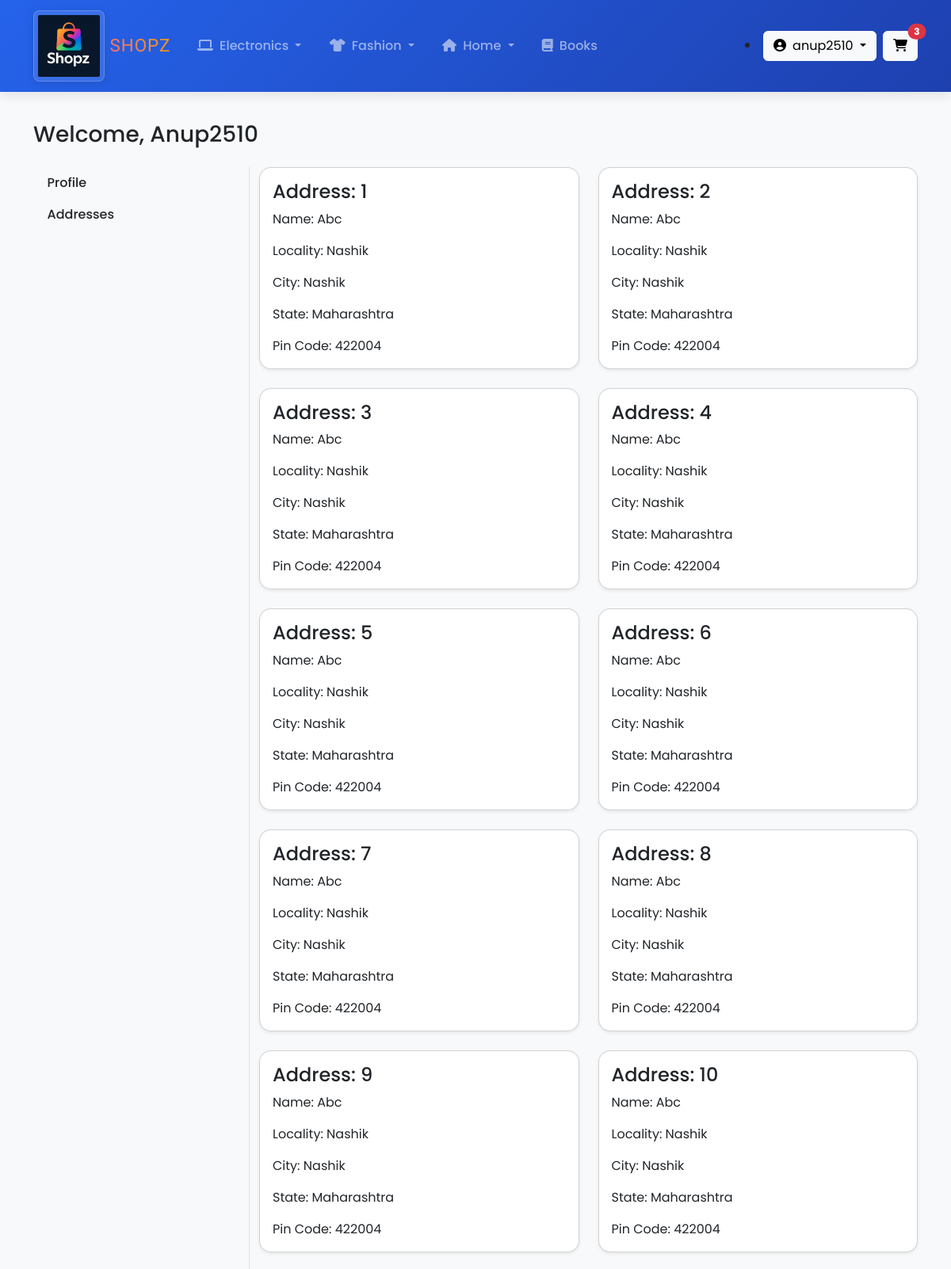
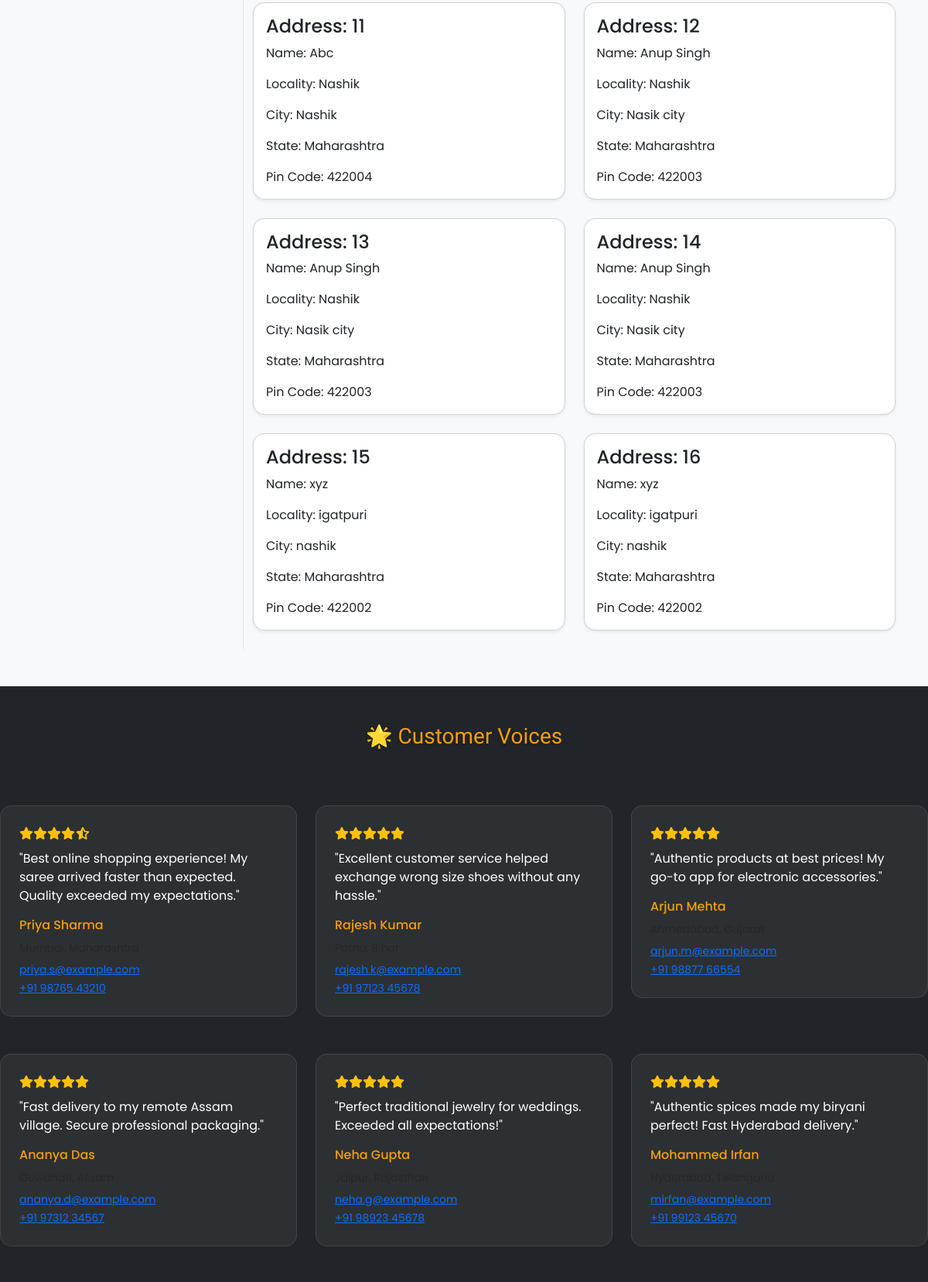
The app's page /address/ (signed in, upper part) with its own data (2 pictures, top to bottom).
### app/models.py (models this page shows, shortened)
class Customer(models.Model):
 user = models.ForeignKey(User, on_delete=models.CASCADE)
 name = models.CharField(max_length=200)
 locality = models.CharField(max_length=200)
 city = models.CharField(max_length=50)
 zipcode = models.IntegerField()
 state = models.CharField(choices=STATE_CHOICES, max_length=50)

### app/views.py (the view)
# urls.py: path('address/', views.address, name='address'),
@login_required
def address(request):
    totalitem = 0
    if request.user.is_authenticated:
        totalitem = len(Cart.objects.filter(user=request.user))
    add = Customer.objects.filter(user=request.user)
    return render(request, 'app/address.html', {'add':add, 'active':'btn-primary', 'totalitem':totalitem})

### app/templates/app/address.html (shortened to what this page needs)
{% extends 'app/base.html' %}
{% load static %}
{% block main-content %}
<div class="container my-5">
    <div class="row">
        <div class="col-12">
            <h3 class="mb-4">
                Welcome,
                <span class="text-capitalize">
                    {% if request.user.is_authenticated %}
                        {{ request.user.username }}
                    {% else %}
                        Guest
                    {% endif %}
                </span>
            </h3>
        </div>
        <div class="col-md-3 border-end">
            <ul class="list-unstyled">
                <li class="nav-item">
                    <a href="{% url 'profile' %}" class="nav-link">
                        Profile
                    </a>
                </li>
                <li class="nav-item">
                    <a href="{% url 'address' %}" class="nav-link {{ active }}">
                        Addresses
                    </a>
                </li>
            </ul>
        </div>
        <div class="col-md-9">
            <div class="row">
                {% if add %}
                    {% for ad in add %}
                        <div class="col-sm-6 mb-4">
                            <div class="card shadow-sm">
                                <div class="card-body">
                                    <h4 class="card-title">Address: {{ forloop.counter }}</h4>
                                    <p class="card-text">
                                        <span class="font-weight-bold">Name:</span>
                                        {{ ad.name }}
                                    </p>
                                    <p class="card-text">
                                        <span class="font-weight-bold">Locality:</span>
                                        {{ ad.locality }}
                                    </p>
                                    <p class="card-text">
                                        <span class="font-weight-bold">City:</span>
                                        {{ ad.city }}
                                    </p>
                                    <p class="card-text">
                                        <span class="font-weight-bold">State:</span>
                                        {{ ad.state }}
                                    </p>
                                    <p class="card-text">
                                        <span class="font-weight-bold">Pin Code:</span>
                                        {{ ad.zipcode }}
                                    </p>
                                </div>
                            </div>
                        </div>
                    {% endfor %}
                {% else %}
                    <div class="col-12">
                        <div class="alert alert-info" role="alert">
                            No addresses found.
                        </div>
                    </div>
                {% endif %}
            </div>
        </div>
    </div>
</div>
{% endblock main-content %}

### app/templates/app/base.html (shortened to what this page needs)
<!doctype html>
{% load static %}
<html lang="en">
<head>
    <link href="https://cdn.jsdelivr.net/npm/bootstrap@5.3.0/dist/css/bootstrap.min.css" rel="stylesheet">
    <link rel="stylesheet" href="https://cdnjs.cloudflare.com/ajax/libs/font-awesome/6.4.0/css/all.min.css">
    <link rel="stylesheet" href="https://cdnjs.cloudflare.com/ajax/libs/animate.css/4.1.1/animate.min.css">
    <link rel="stylesheet" href="{% static 'app/css/owl.carousel.min.css' %}">
    <link rel="stylesheet" href="{% static 'app/css/style.css' %}">
</head>
<body>
    <div class="promo-banner text-center">
    </div>
    <nav class="navbar navbar-expand-lg navbar-dark fixed-top">
        <div class="container">
            <a class="navbar-brand d-flex align-items-center" href="/">
                <img src="{% static 'app/images/logo1.png' %}" alt="Shopz Logo" class="brand-logo">
                <span class="brand-name d-none d-lg-block">SHOPZ</span>
            </a>
            <div class="collapse navbar-collapse" id="navbarSupportedContent">
                <ul class="navbar-nav me-auto mb-2 mb-lg-0">
                    <li class="nav-item dropdown">
                        <a class="nav-link dropdown-toggle" href="#" role="button" data-bs-toggle="dropdown">
                            <i class="fas fa-laptop me-1"></i> Electronics
                        </a>
                    </li>
                    <li class="nav-item dropdown">
                        <a class="nav-link dropdown-toggle" href="#" role="button" data-bs-toggle="dropdown">
                            <i class="fas fa-tshirt me-1"></i> Fashion
                        </a>
                    </li>
                    <li class="nav-item dropdown">
                        <a class="nav-link dropdown-toggle" href="#" role="button" data-bs-toggle="dropdown">
                            <i class="fas fa-home me-1"></i> Home
                        </a>
                    </li>
                    <li class="nav-item">
                        <a class="nav-link" href="#">
                            <i class="fas fa-book me-1"></i> Books
                        </a>
                    </li>
                </ul>
<div class="d-flex gap-2 ms-auto">
    {% if user.is_authenticated %}
    <li class="nav-item dropdown">
        <a class="btn btn-light dropdown-toggle" href="#" role="button"
           id="userDropdown" data-bs-toggle="dropdown" aria-expanded="false">
            <i class="fas fa-user-circle me-2"></i>{{ user.username|truncatechars:12 }}
        </a>
    </li>
    <a href="{% url 'showcart' %}" class="btn btn-light position-relative">
        <i class="fas fa-shopping-cart"></i>
        <span class="position-absolute top-0 start-100 translate-middle badge rounded-pill bg-danger">
            {{ totalitem }}
        </span>
    </a>
    {% endif %}
</div>
            </div>
        </div>
    </nav>
    <main class="mt-5 pt-4">
        {% block main-content %}{% endblock %}
    </main>
<footer class="bg-dark text-white py-5 mt-5">
<div class="row g-4 animate-on-scroll" id="reviews">
  <h3 class="footer-heading text-center mb-5">🌟 Customer Voices</h3>
  <div class="col-md-4">
      <div class="review-card p-4 mb-4 hover-float">
          <div class="review-rating text-warning mb-2">
              <i class="fas fa-star"></i><i class="fas fa-star"></i><i class="fas fa-star"></i><i class="fas fa-star"></i><i class="fas fa-star-half-alt"></i>
          </div>
          <p class="footer-text">"Best online shopping experience! My saree arrived faster than expected. Quality exceeded my expectations."</p>
          <div class="review-author mt-3">
              <h6 class="text-accent">Priya Sharma</h6>
              <small class="text-muted">Mumbai, Maharashtra</small>
              <div class="contact-small mt-1">
                  <a href="mailto:priya.s@example.com" class="footer-link small">priya.s@example.com</a><br>
                  <a href="tel:+919876543210" class="footer-link small">+91 98765 43210</a>
              </div>
          </div>
      </div>
  </div>
  <div class="col-md-4">
      <div class="review-card p-4 mb-4 hover-float">
          <div class="review-rating text-warning mb-2">
              <i class="fas fa-star"></i><i class="fas fa-star"></i><i class="fas fa-star"></i><i class="fas fa-star"></i><i class="fas fa-star"></i>
          </div>
          <p class="footer-text">"Excellent customer service helped exchange wrong size shoes without any hassle."</p>
          <div class="review-author mt-3">
              <h6 class="text-accent">Rajesh Kumar</h6>
              <small class="text-muted">Patna, Bihar</small>
              <div class="contact-small mt-1">
                  <a href="mailto:rajesh.k@example.com" class="footer-link small">rajesh.k@example.com</a><br>
                  <a href="tel:+919712345678" class="footer-link small">+91 97123 45678</a>
              </div>
          </div>
      </div>
  </div>
  <div class="col-md-4">
      <div class="review-card p-4 mb-4 hover-float">
          <div class="review-rating text-warning mb-2">
              <i class="fas fa-star"></i><i class="fas fa-star"></i><i class="fas fa-star"></i><i class="fas fa-star"></i><i class="fas fa-star"></i>
          </div>
          <p class="footer-text">"Authentic products at best prices! My go-to app for electronic accessories."</p>
          <div class="review-author mt-3">
              <h6 class="text-accent">Arjun Mehta</h6>
              <small class="text-muted">Ahmedabad, Gujarat</small>
              <div class="contact-small mt-1">
                  <a href="mailto:arjun.m@example.com" class="footer-link small">arjun.m@example.com</a><br>
                  <a href="tel:+919887766554" class="footer-link small">+91 98877 66554</a>
              </div>
          </div>
      </div>
  </div>
  <div class="col-md-4">
      <div class="review-card p-4 mb-4 hover-float">
          <div class="review-rating text-warning mb-2">
              <i class="fas fa-star"></i><i class="fas fa-star"></i><i class="fas fa-star"></i><i class="fas fa-star"></i><i class="fas fa-star"></i>
          </div>
          <p class="footer-text">"Fast delivery to my remote Assam village. Secure professional packaging."</p>
          <div class="review-author mt-3">
              <h6 class="text-accent">Ananya Das</h6>
              <small class="text-muted">Guwahati, Assam</small>
              <div class="contact-small mt-1">
                  <a href="mailto:ananya.d@example.com" class="footer-link small">ananya.d@example.com</a><br>
                  <a href="tel:+919731234567" class="footer-link small">+91 97312 34567</a>
              </div>
          </div>
      </div>
  </div>
  <div class="col-md-4">
      <div class="review-card p-4 mb-4 hover-float">
          <div class="review-rating text-warning mb-2">
              <i class="fas fa-star"></i><i class="fas fa-star"></i><i class="fas fa-star"></i><i class="fas fa-star"></i><i class="fas fa-star"></i>
          </div>
          <p class="footer-text">"Perfect traditional jewelry for weddings. Exceeded all expectations!"</p>
          <div class="review-author mt-3">
              <h6 class="text-accent">Neha Gupta</h6>
              <small class="text-muted">Jaipur, Rajasthan</small>
              <div class="contact-small mt-1">
                  <a href="mailto:neha.g@example.com" class="footer-link small">neha.g@example.com</a><br>
                  <a href="tel:+919892345678" class="footer-link small">+91 98923 45678</a>
              </div>
          </div>
      </div>
  </div>
  <div class="col-md-4">
      <div class="review-card p-4 mb-4 hover-float">
          <div class="review-rating text-warning mb-2">
              <i class="fas fa-star"></i><i class="fas fa-star"></i><i class="fas fa-star"></i><i class="fas fa-star"></i><i class="fas fa-star"></i>
          </div>
          <p class="footer-text">"Authentic spices made my biryani perfect! Fast Hyderabad delivery."</p>
          <div class="review-author mt-3">
              <h6 class="text-accent">Mohammed Irfan</h6>
              <small class="text-muted">Hyderabad, Telangana</small>
              <div class="contact-small mt-1">
                  <a href="mailto:mirfan@example.com" class="footer-link small">mirfan@example.com</a><br>
                  <a href="tel:+919912345670" class="footer-link small">+91 99123 45670</a>
              </div>
          </div>
      </div>
  </div>
</div>
</body>
</html>

### app/static/app/css/style.css (style rules this page uses)
.card { transition: transform 0.3s ease, box-shadow 0.3s ease; border-radius: 15px !important; overflow: hidden; }

### app/templates/app/base.html (style rules this page uses)
:root { --primary-color: #2563eb; --secondary-color: #1e40af; --accent-color: #f59e0b; }
body { font-family: 'Poppins', sans-serif; background: #f8f9fa; }
.navbar { background: linear-gradient(135deg, var(--primary-color), var(--secondary-color)); box-shadow: 0 4px 15px rgba(0,0,0,0.1); padding: 0.5rem 0; }
.brand-logo { width: 90px; height: auto; transition: all 0.3s cubic-bezier(0.4, 0, 0.2, 1); border-radius: 8px; padding: 5px; background: rgba(255, 255, 255, 0.1); border: 1px solid rgba(255, 255, 255, 0.2); box-shadow: 0 2px 12px rgba(0, 0, 0, 0.1); transform-origin: center; animation: logoIntro 0.4s ease forwards; }
.navbar-brand { max-width: 180px; position: relative; }
.brand-name { font-family: 'Righteous', cursive; font-size: 1.4rem; background: linear-gradient(45deg, #ff6b6b, #f59e0b); -webkit-background-clip: text; -webkit-text-fill-color: transparent; letter-spacing: 1px; margin-left: 0.4rem; transition: opacity 0.3s ease; }
.nav-link { font-weight: 500; transition: all 0.3s ease; position: relative; padding: 0.5rem 1.1rem !important; }
@media (prefers-reduced-motion: no-preference) { .brand-logo { animation: logoIntro 0.4s ease forwards, logoPulse 7s ease infinite; } }
.promo-banner { background: linear-gradient(45deg, #3b82f6, #6366f1); color: white; padding: 0.4rem 0; font-size: 0.85rem; }
.footer-heading { font-family: 'Righteous', cursive; color: var(--accent-color) !important; text-shadow: 0 2px 4px rgba(0,0,0,0.2); }
.review-card { background: rgba(255, 255, 255, 0.05); border-radius: 15px; border: 1px solid rgba(255,255,255,0.1); transition: all 0.3s cubic-bezier(0.4, 0, 0.2, 1); }
.hover-float { transition: all 0.3s ease; }
.text-accent { color: var(--accent-color); }

### records on screen
Customer: name "Abc", locality "Nashik", city "Nashik", state "Maharashtra", zipcode "422004"
Customer: name "Abc", locality "Nashik", city "Nashik", state "Maharashtra", zipcode "422004"
Customer: name "Abc", locality "Nashik", city "Nashik", state "Maharashtra", zipcode "422004"
Customer: name "Abc", locality "Nashik", city "Nashik", state "Maharashtra", zipcode "422004"
Customer: name "Abc", locality "Nashik", city "Nashik", state "Maharashtra", zipcode "422004"
Customer: name "Abc", locality "Nashik", city "Nashik", state "Maharashtra", zipcode "422004"
Customer: name "Abc", locality "Nashik", city "Nashik", state "Maharashtra", zipcode "422004"
Customer: name "Abc", locality "Nashik", city "Nashik", state "Maharashtra", zipcode "422004"
Customer: name "Abc", locality "Nashik", city "Nashik", state "Maharashtra", zipcode "422004"
Customer: name "Abc", locality "Nashik", city "Nashik", state "Maharashtra", zipcode "422004"
Customer: name "Abc", locality "Nashik", city "Nashik", state "Maharashtra", zipcode "422004"
Customer: name "Anup Singh", locality "Nashik", city "Nasik city", state "Maharashtra", zipcode "422003"
Customer: name "Anup Singh", locality "Nashik", city "Nasik city", state "Maharashtra", zipcode "422003"
Customer: name "Anup Singh", locality "Nashik", city "Nasik city", state "Maharashtra", zipcode "422003"
Customer: name "xyz", locality "igatpuri", city "nashik", state "Maharashtra", zipcode "422002"
Customer: name "xyz", locality "igatpuri", city "nashik", state "Maharashtra", zipcode "422002"

### other values on screen
{{ user.username|truncatechars:12 }} "anup2510"
{{ totalitem }} "3"
{{ request.user.username }} "Anup2510"
